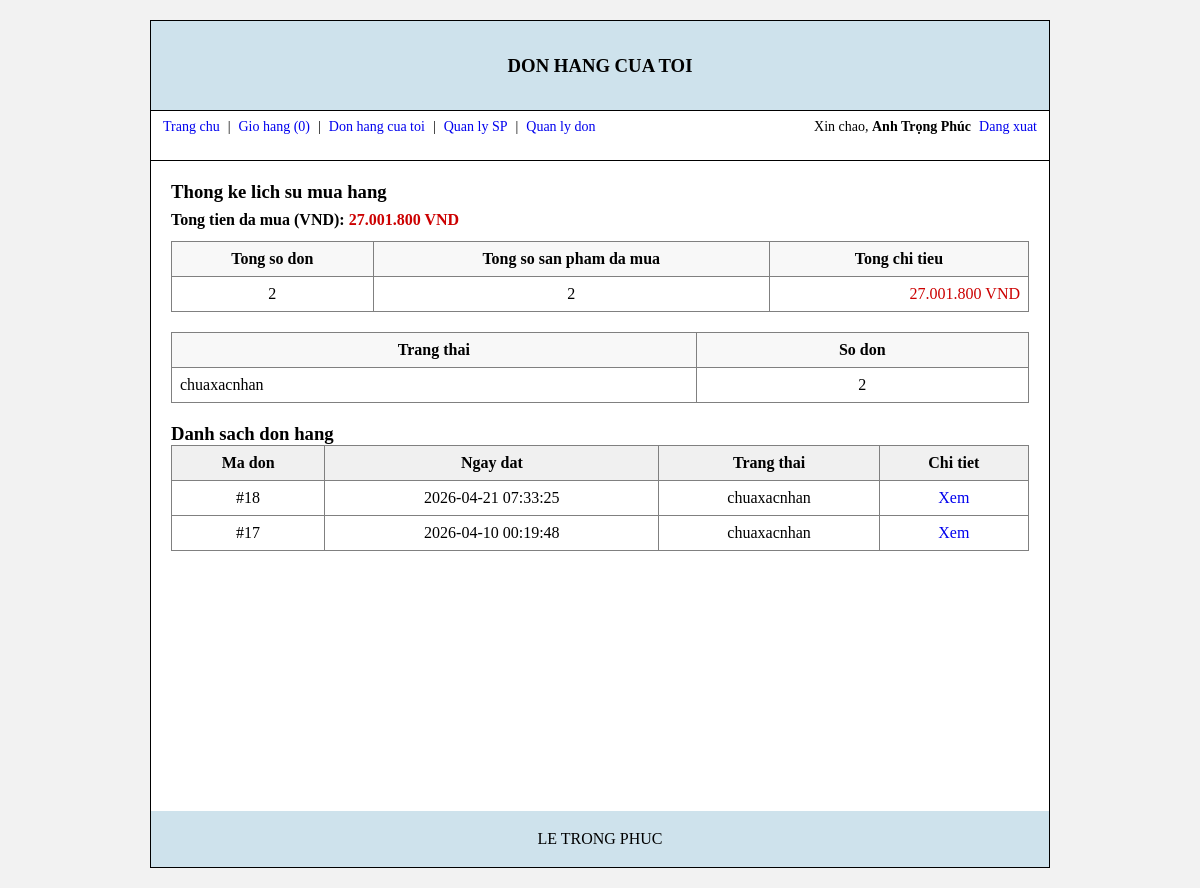
Page /donhangcuatoi.php (signed in) on the earlier database version.
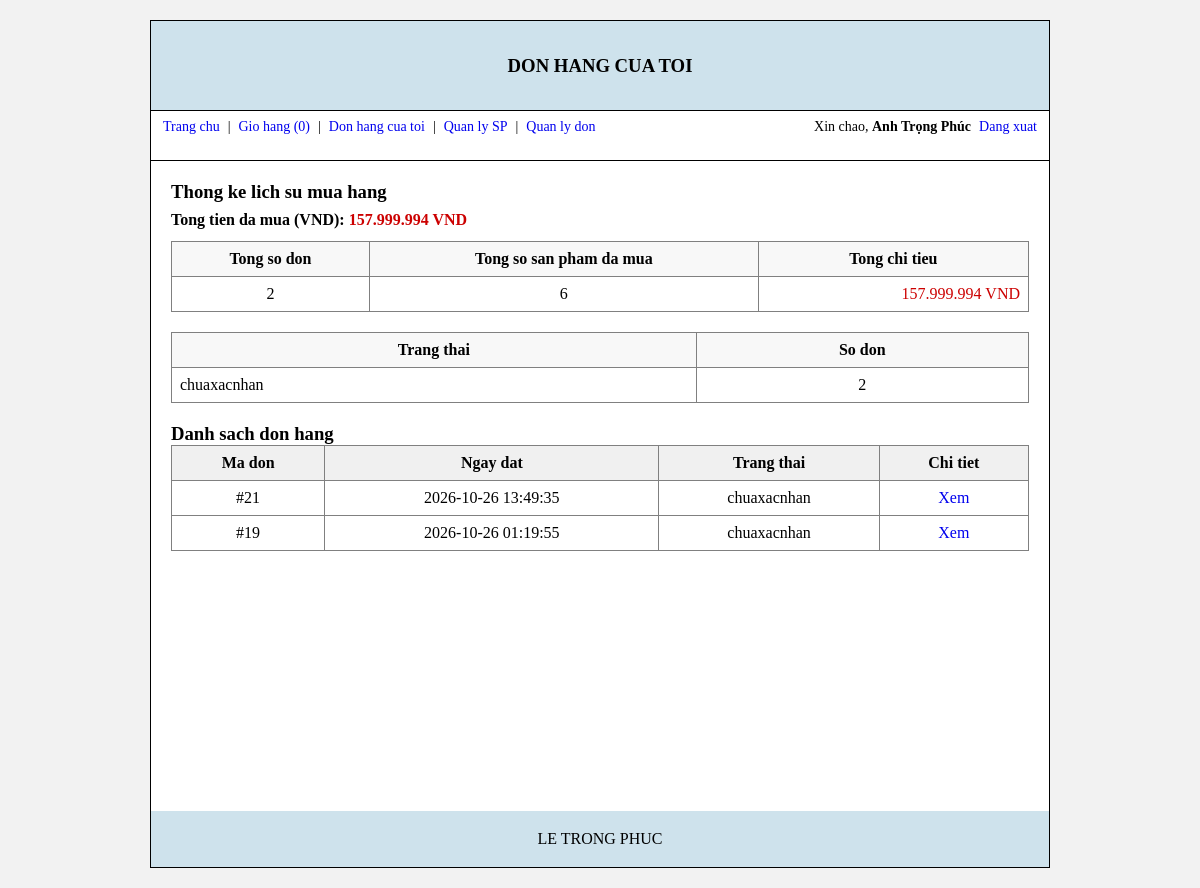
Same page on the later database version.
### tables this page shows
CREATE TABLE `dathang` (
  `iddh` int(10) NOT NULL auto_increment,
  `idkh` varchar(10) default NULL,
  `id_nhanvien` varchar(10) default NULL,
  `ngaydatdathang` datetime default NULL,
  `thietlaplayngaygiaomacdinh` date default NULL,
  `trangthai` varchar(20) default 'chuaxacnhan',
  PRIMARY KEY  (`iddh`),
  KEY `idkh` (`idkh`)
);

### classtmdt/clstmdt.php (called while the page is built, shortened)
<?php
class csdltmdt
{
    public function connect()
    {
        $con = mysqli_connect("localhost", "root", "", "tmdt_db");
        mysqli_set_charset($con, "utf8");
        return $con;
    }
    public function selectDonHangByUser($iduser)
    {
        $conn = $this->connect();
        $iduser = intval($iduser);
        $sql = "select dh.iddh, dh.idkh, dh.ngaydatdathang, dh.trangthai,
                       kh.hodem, kh.ten
                from dathang dh
                left join khachhang kh on dh.idkh = kh.idkh
                where dh.idkh = '$iduser'
                order by dh.iddh desc";
        return $conn->query($sql);
    }
    public function selectThongKeMuaHangByUser($iduser)
    {
        $conn = $this->connect();
        $iduser = intval($iduser);
        $sqlTongQuan = "select
                            count(distinct dh.iddh) as tong_don,
                            ifnull(sum(ct.soluong), 0) as tong_sanpham,
                            ifnull(sum(ct.soluong * (ct.dongia - ct.giamgia)), 0) as tong_chitieu
                        from dathang dh
                        left join dathang_chitiet ct on dh.iddh = ct.iddh
                        where dh.idkh = '$iduser'";
        $kqTongQuan = $conn->query($sqlTongQuan);
        $tongQuan = array(
            'tong_don' => 0,
            'tong_sanpham' => 0,
            'tong_chitieu' => 0
        );
        if ($kqTongQuan && $kqTongQuan->num_rows > 0) {
            $dong = $kqTongQuan->fetch_assoc();
            $tongQuan['tong_don'] = intval($dong['tong_don']);
            $tongQuan['tong_sanpham'] = intval($dong['tong_sanpham']);
            $tongQuan['tong_chitieu'] = floatval($dong['tong_chitieu']);
        }
        $trangThai = array();
        $sqlTrangThai = "select trangthai, count(*) as so_don
                         from dathang
                         where idkh = '$iduser'
                         group by trangthai";
        $kqTrangThai = $conn->query($sqlTrangThai);
        if ($kqTrangThai && $kqTrangThai->num_rows > 0) {
            while ($r = $kqTrangThai->fetch_assoc()) {
                $trangThai[$r['trangthai']] = intval($r['so_don']);
            }
        }
        return array(
            'tong_quan' => $tongQuan,
            'trang_thai' => $trangThai
        );
    }
}
?>

### classtmdt/clskhachhang.php (called while the page is built, shortened)
<?php
include("clstmdt.php");
class khachhang extends csdltmdt
{
    public function XemDonHangTheoUser($iduser)
    {
        return $this->selectDonHangByUser($iduser);
    }
    public function ThongKeMuaHangTheoUser($iduser)
    {
        return $this->selectThongKeMuaHangByUser($iduser);
    }
}
?>

### donhangcuatoi.php (the view, shortened to what this page needs)
<?php
include("classtmdt/clskhachhang.php");
$p = new khachhang();
function layTenHienThi($user)
{
    $hoDem = trim(isset($user['hodem']) ? $user['hodem'] : '');
    $ten = trim(isset($user['ten']) ? $user['ten'] : '');
    return $hoDem . ' ' . $ten;
}
$soLuongGioHang = 0;
$iduser = intval($_SESSION['user']['iduser']);
$thongKe = $p->ThongKeMuaHangTheoUser($iduser);
$dsDon = $p->XemDonHangTheoUser($iduser);
?>
<!DOCTYPE html>
<html lang="vi">
<head>
    <link rel="stylesheet" href="style/css/style.css">
</head>
<body>
<div class="container">
    <div class="header"><h3>DON HANG CUA TOI</h3></div>
    <div class="nav">
        <div class="nav-inner">
            <div class="nav-left">
                <a href="index.php">Trang chu</a>
                <span>|</span>
                <a href="giohang.php">Gio hang (<?php echo $soLuongGioHang; ?>)</a>
                <span>|</span>
                <a href="donhangcuatoi.php">Don hang cua toi</a>
                <?php if (isset($_SESSION['user']) && $_SESSION['user']['phanquyen'] === 'admin') { ?>
                    <span>|</span>
                    <a href="quanlysanpham.php">Quan ly SP</a>
                    <span>|</span>
                    <a href="admin_quanly.php">Quan ly don</a>
                <?php } ?>
            </div>
            <div class="nav-right">
                <?php
                $hoTen = layTenHienThi($_SESSION['user']);
                echo '<div class="nav-user">';
                echo '<span>Xin chao, <strong>' . htmlspecialchars($hoTen) . '</strong></span>';
                echo '<a href="index.php?act=logout">Dang xuat</a>';
                echo '</div>';
                ?>
            </div>
        </div>
    </div>
    <div style="padding:20px; min-height:650px;">
        <?php
        $tongDon = isset($thongKe['tong_quan']['tong_don']) ? intval($thongKe['tong_quan']['tong_don']) : 0;
        $tongSanPham = isset($thongKe['tong_quan']['tong_sanpham']) ? intval($thongKe['tong_quan']['tong_sanpham']) : 0;
        $tongChiTieu = isset($thongKe['tong_quan']['tong_chitieu']) ? floatval($thongKe['tong_quan']['tong_chitieu']) : 0;
        $trangThaiThongKe = isset($thongKe['trang_thai']) ? $thongKe['trang_thai'] : array();
        ?>
        <h3>Thong ke lich su mua hang</h3>
        <p style="margin:8px 0 12px; font-size:16px;">
            <strong>Tong tien da mua (VND): <span style="color:#c00;"><?php echo number_format($tongChiTieu, 0, ',', '.'); ?> VND</span></strong>
        </p>
        <table style="width:100%; border-collapse:collapse; margin-bottom:20px;" border="1" cellpadding="8">
            <tr style="background:#f8f8f8;">
                <th>Tong so don</th>
                <th>Tong so san pham da mua</th>
                <th>Tong chi tieu</th>
            </tr>
            <tr>
                <td style="text-align:center;"><?php echo $tongDon; ?></td>
                <td style="text-align:center;"><?php echo $tongSanPham; ?></td>
                <td style="text-align:right; color:#c00;"><?php echo number_format($tongChiTieu, 0, ',', '.'); ?> VND</td>
            </tr>
        </table>
        <table style="width:100%; border-collapse:collapse; margin-bottom:20px;" border="1" cellpadding="8">
            <tr style="background:#f8f8f8;">
                <th>Trang thai</th>
                <th>So don</th>
            </tr>
            <?php
            if (!empty($trangThaiThongKe)) {
                foreach ($trangThaiThongKe as $tt => $soDon) {
                    echo '<tr><td>' . htmlspecialchars($tt) . '</td><td style="text-align:center;">' . intval($soDon) . '</td></tr>';
                }
            } else {
                echo '<tr><td colspan="2" style="text-align:center;">Chua co du lieu thong ke.</td></tr>';
            }
            ?>
        </table>
        <h3>Danh sach don hang</h3>
        <?php
        if ($dsDon && $dsDon->num_rows > 0) {
            echo '<table style="width:100%; border-collapse:collapse;" border="1" cellpadding="8">';
            echo '<tr style="background:#f0f0f0;"><th>Ma don</th><th>Ngay dat</th><th>Trang thai</th><th>Chi tiet</th></tr>';
            while ($don = $dsDon->fetch_assoc()) {
                echo '<tr>';
                echo '<td style="text-align:center;">#' . intval($don['iddh']) . '</td>';
                echo '<td style="text-align:center;">' . htmlspecialchars($don['ngaydatdathang']) . '</td>';
                echo '<td style="text-align:center;">' . htmlspecialchars($don['trangthai']) . '</td>';
                echo '<td style="text-align:center;"><a href="donhangcuatoi.php?iddh=' . intval($don['iddh']) . '">Xem</a></td>';
                echo '</tr>';
            }
            echo '</table>';
        } else {
            echo '<p>Ban chua co don hang nao.</p>';
        }
        ?>
    </div>
    <div class="footer">LE TRONG PHUC</div>
</div>
</body>
</html>

### style/css/style.css (style rules this page uses)
body { background: #f2f2f2; font-family: "Times New Roman", serif; }
.container { width: 900px; min-height: 0; margin: 20px auto; border: 0.5px solid black; background: #fff; }
.header { width: 100%; height: 90px; background-color: rgb(206, 226, 236); text-align: center; line-height: 90px; border-bottom: 0.5px solid black; }
.nav { width: 100%; min-height: 50px; padding: 8px 12px; border-bottom: 0.5px solid black; font-size: 14px; }
.nav-inner { display: flex; justify-content: space-between; align-items: center; gap: 10px; flex-wrap: wrap; }
.nav-left { display: flex; align-items: center; gap: 8px; flex-wrap: wrap; }
.nav-right { margin-left: auto; }
.nav-user { display: flex; align-items: center; gap: 8px; flex-wrap: wrap; }
a { text-decoration: none; }
.footer { width: 100%; height: 56px; background-color: rgb(206, 226, 236); clear: both; text-align: center; line-height: 56px; }

Differences in the rows shown:
removed dathang: iddh "18", ngaydatdathang "2026-04-21 07:33:25", trangthai "chuaxacnhan"
removed dathang: iddh "17", ngaydatdathang "2026-04-10 00:19:48", trangthai "chuaxacnhan"
added dathang: iddh "21", ngaydatdathang "2026-10-26 13:49:35", trangthai "chuaxacnhan"
added dathang: iddh "19", ngaydatdathang "2026-10-26 01:19:55", trangthai "chuaxacnhan"
Other differences:
$tongChiTieu: "27.001.800" → "157.999.994"
$tongSanPham: "2" → "6"
